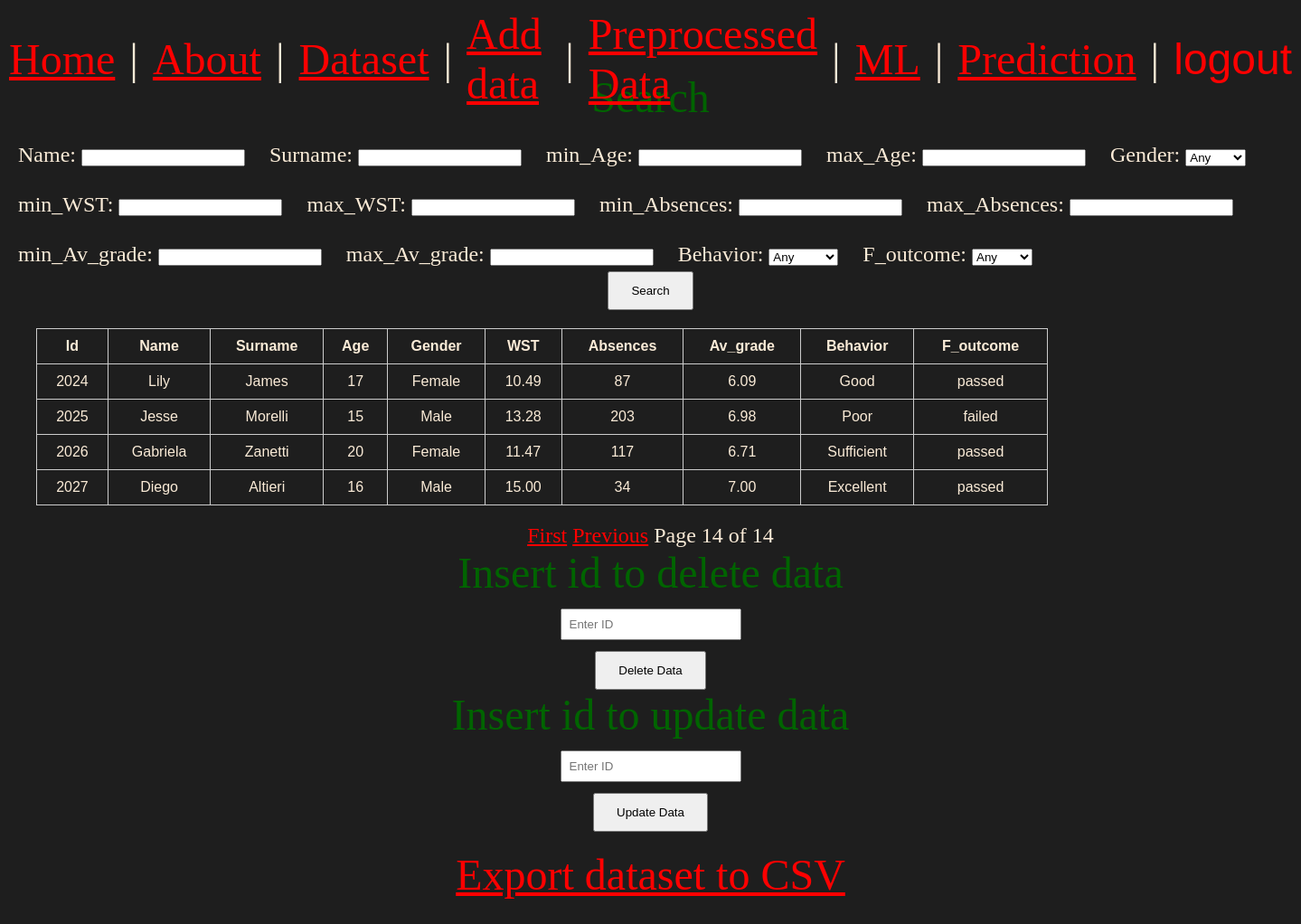
Page /dataset/dataset/?page=29 (signed in) on the earlier database version.
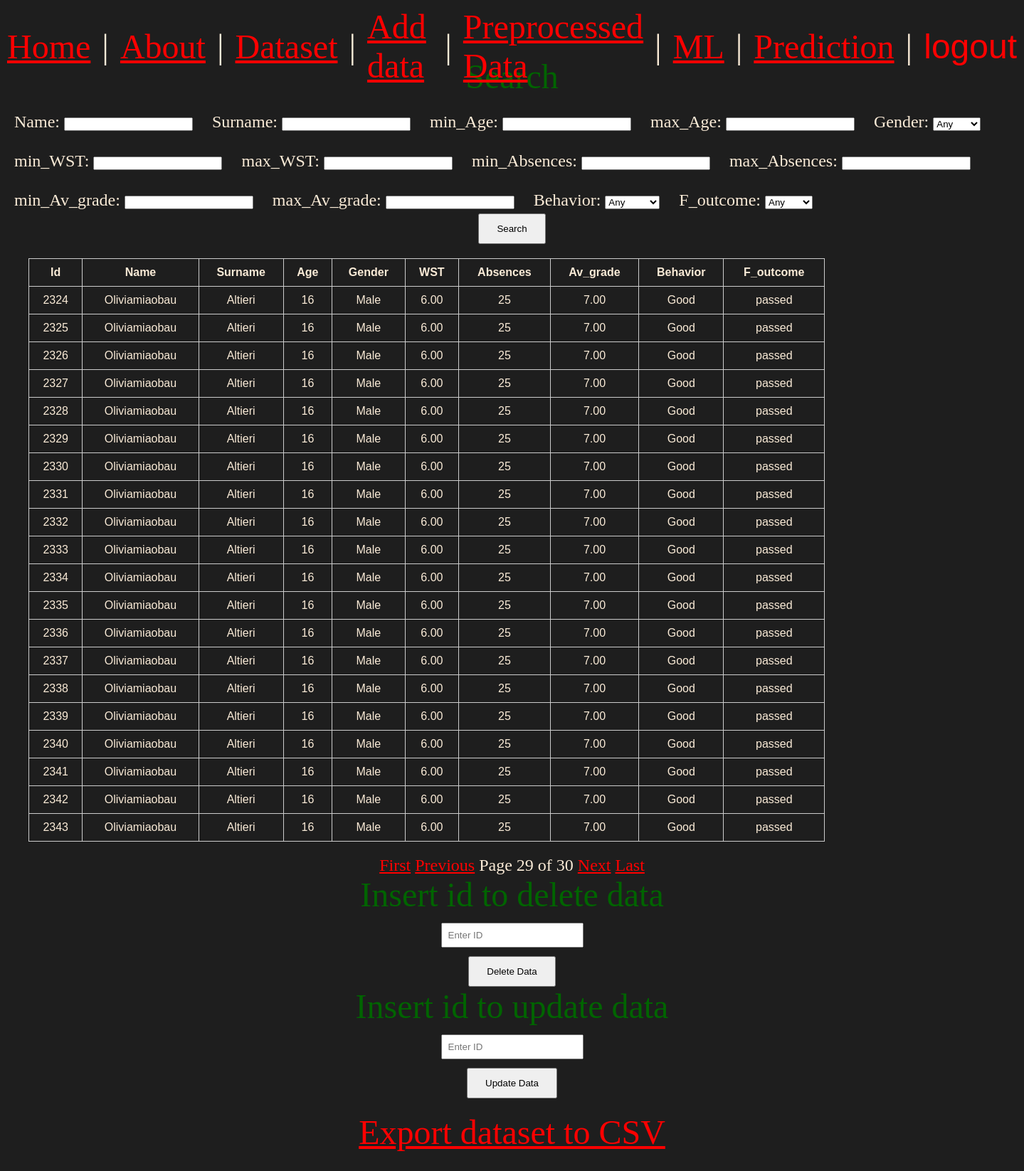
Same page on the later database version.
### dataset/models.py (models this page shows, shortened)
class Data(models.Model):
    user = models.ForeignKey(User, on_delete=models.CASCADE)
    name = models.CharField(max_length = 20)
    surname = models.CharField(max_length = 20)
    age = models.PositiveIntegerField(validators=[MinValueValidator(14),MaxValueValidator(20)])
    gender = models.CharField(choices=[('Male', 'Male'), ('Female', 'Female')])
    weekly_study_time = models.FloatField(validators=[MinValueValidator(0.0)])
    absences = models.PositiveIntegerField(validators=[MaxValueValidator(300)])
    average_grade = models.FloatField(validators=[MinValueValidator(4),MaxValueValidator(10)])
    behavior = models.CharField(choices=[('Excellent', 'Excellent'),
                                                        ('Good', 'Good'),
                                                        ('Sufficient', 'Sufficient'),
                                                        ('Poor', 'Poor')])
    final_outcome =	models.CharField()

### dataset/views.py (the view)
# urls.py: path('dataset/',views.dataset_view, name= 'dataset'),
@login_required(login_url="login")
def dataset_view(request):
    current_user = request.user
    search_data_form = Searchdata_form(request.GET or None)
    data_list = Data.objects.filter(user=current_user).order_by('id')
    if search_data_form.is_valid():
        data_list = search_data(search_data_form,data_list)
    paginator = Paginator(data_list, 20)
    page_number = request.GET.get('page')
    page_obj = paginator.get_page(page_number)
    query_params = request.GET.copy()
    if 'page' in query_params:
        del query_params['page']
    query_string = query_params.urlencode()
    return render(request, 'dataset/dataset.html', {
                                                    'search_data_form': search_data_form,
                                                    'page_obj': page_obj,
                                                    'query_string': query_string,}
                )

### dataset/templates/dataset/dataset.html (shortened to what this page needs)
{% extends 'layout.html' %}
{% load static %}
{% block content %}
    {% include 'partials/search_data.html' with form=search_data_form %}
    {% include 'partials/table_data.html' %}
    {% include 'partials/delete_data.html' %}
    {% include 'partials/update_data.html' %}
    {% include 'partials/export_csv.html' %}
{% endblock content %}

### dataset/templates/partials/table_data.html
<div class="data_container">
    <table>
        <thead>
            <tr>
                <th>Id</th>
                <th>Name</th>
                <th>Surname</th>
                <th>Age</th>
                <th>Gender</th>
                <th>WST</th>
                <th>Absences</th>
                <th>Av_grade</th>
                <th>Behavior</th>
                <th>F_outcome</th>
            </tr>
        </thead>
        <tbody>
            {% for data in page_obj %}
                <tr>{{ data.value|floatformat:2 }}
                    <td>{{ data.id }}</td>
                    <td>{{ data.name }}</td>
                    <td>{{ data.surname }}</td>
                    <td>{{ data.age }}</td>
                    <td>{{ data.gender }}</td>
                    <td>{{ data.weekly_study_time|floatformat:2 }}</td>
                    <td>{{ data.absences }}</td>
                    <td>{{ data.average_grade|floatformat:2 }}</td>
                    <td>{{ data.behavior }}</td>
                    <td>{{ data.final_outcome }}</td>
                </tr>
            {% empty %}
                <tr>
                    <td colspan="3">No data available.</td>
                </tr>
            {% endfor %}
        </tbody>
    </table>
    </div>
    <div style="text-align: center; margin-top: 20px;">
    {% if page_obj.has_previous %}
        <a href="?page=1{% if query_string %}&{{ query_string }}{% endif %}">First</a>
        <a href="?page={{ page_obj.previous_page_number }}{% if query_string %}&{{ query_string }}{% endif %}">Previous</a>
    {% endif %}
    <span>Page {{ page_obj.number }} of {{ page_obj.paginator.num_pages }}</span>
    {% if page_obj.has_next %}
        <a href="?page={{ page_obj.next_page_number }}{% if query_string %}&{{ query_string }}{% endif %}">Next</a>
        <a href="?page={{ page_obj.paginator.num_pages }}{% if query_string %}&{{ query_string }}{% endif %}">Last</a>
    {% endif %}
    </div>

Differences in the rows shown:
no longer on this page (row unchanged): Data: id "2024", name "Lily", surname "James", age "17", gender "Female", weekly_study_time "10.49", absences "87", average_grade "6.09", behavior "Good", final_outcome "passed"
no longer on this page (row unchanged): Data: id "2025", name "Jesse", surname "Morelli", age "15", gender "Male", weekly_study_time "13.28", absences "203", average_grade "6.98", behavior "Poor", final_outcome "failed"
no longer on this page (row unchanged): Data: id "2026", name "Gabriela", surname "Zanetti", age "20", gender "Female", weekly_study_time "11.47", absences "117", average_grade "6.71", behavior "Sufficient", final_outcome "passed"
no longer on this page (row unchanged): Data: id "2027", name "Diego", surname "Altieri", age "16", gender "Male", weekly_study_time "15.00", absences "34", average_grade "7.00", behavior "Excellent", final_outcome "passed"
added Data: id "2324", name "Oliviamiaobau", surname "Altieri", age "16", gender "Male", weekly_study_time "6.00", absences "25", average_grade "7.00", behavior "Good", final_outcome "passed"
added Data: id "2325", name "Oliviamiaobau", surname "Altieri", age "16", gender "Male", weekly_study_time "6.00", absences "25", average_grade "7.00", behavior "Good", final_outcome "passed"
added Data: id "2326", name "Oliviamiaobau", surname "Altieri", age "16", gender "Male", weekly_study_time "6.00", absences "25", average_grade "7.00", behavior "Good", final_outcome "passed"
added Data: id "2327", name "Oliviamiaobau", surname "Altieri", age "16", gender "Male", weekly_study_time "6.00", absences "25", average_grade "7.00", behavior "Good", final_outcome "passed"
added Data: id "2328", name "Oliviamiaobau", surname "Altieri", age "16", gender "Male", weekly_study_time "6.00", absences "25", average_grade "7.00", behavior "Good", final_outcome "passed"
added Data: id "2329", name "Oliviamiaobau", surname "Altieri", age "16", gender "Male", weekly_study_time "6.00", absences "25", average_grade "7.00", behavior "Good", final_outcome "passed"
added Data: id "2330", name "Oliviamiaobau", surname "Altieri", age "16", gender "Male", weekly_study_time "6.00", absences "25", average_grade "7.00", behavior "Good", final_outcome "passed"
added Data: id "2331", name "Oliviamiaobau", surname "Altieri", age "16", gender "Male", weekly_study_time "6.00", absences "25", average_grade "7.00", behavior "Good", final_outcome "passed"
added Data: id "2332", name "Oliviamiaobau", surname "Altieri", age "16", gender "Male", weekly_study_time "6.00", absences "25", average_grade "7.00", behavior "Good", final_outcome "passed"
added Data: id "2333", name "Oliviamiaobau", surname "Altieri", age "16", gender "Male", weekly_study_time "6.00", absences "25", average_grade "7.00", behavior "Good", final_outcome "passed"
added Data: id "2334", name "Oliviamiaobau", surname "Altieri", age "16", gender "Male", weekly_study_time "6.00", absences "25", average_grade "7.00", behavior "Good", final_outcome "passed"
added Data: id "2335", name "Oliviamiaobau", surname "Altieri", age "16", gender "Male", weekly_study_time "6.00", absences "25", average_grade "7.00", behavior "Good", final_outcome "passed"
added Data: id "2336", name "Oliviamiaobau", surname "Altieri", age "16", gender "Male", weekly_study_time "6.00", absences "25", average_grade "7.00", behavior "Good", final_outcome "passed"
added Data: id "2337", name "Oliviamiaobau", surname "Altieri", age "16", gender "Male", weekly_study_time "6.00", absences "25", average_grade "7.00", behavior "Good", final_outcome "passed"
added Data: id "2338", name "Oliviamiaobau", surname "Altieri", age "16", gender "Male", weekly_study_time "6.00", absences "25", average_grade "7.00", behavior "Good", final_outcome "passed"
added Data: id "2339", name "Oliviamiaobau", surname "Altieri", age "16", gender "Male", weekly_study_time "6.00", absences "25", average_grade "7.00", behavior "Good", final_outcome "passed"
added Data: id "2340", name "Oliviamiaobau", surname "Altieri", age "16", gender "Male", weekly_study_time "6.00", absences "25", average_grade "7.00", behavior "Good", final_outcome "passed"
added Data: id "2341", name "Oliviamiaobau", surname "Altieri", age "16", gender "Male", weekly_study_time "6.00", absences "25", average_grade "7.00", behavior "Good", final_outcome "passed"
added Data: id "2342", name "Oliviamiaobau", surname "Altieri", age "16", gender "Male", weekly_study_time "6.00", absences "25", average_grade "7.00", behavior "Good", final_outcome "passed"
added Data: id "2343", name "Oliviamiaobau", surname "Altieri", age "16", gender "Male", weekly_study_time "6.00", absences "25", average_grade "7.00", behavior "Good", final_outcome "passed"
Other differences:
{{ page_obj.number }}: "14" → "29"
{{ page_obj.paginator.num_pages }}: "14" → "30"
text now shown: "Next Last"
